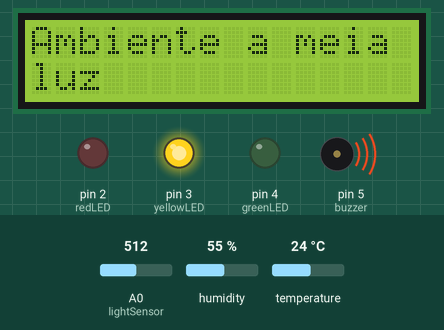
A sketch run on a simulated Arduino Uno, built with avr-gcc and run on an emulated ATmega328P. On the bench: 16×2 character LCD, output pins drawn as LEDs (lit = HIGH), buzzer (waves = sounding, pin HIGH). Inputs (shaded band) come from the test bench; at power-on: humidity 55 %, temperature 24 °C, A0 (lightSensor) = 512. What the sketch prints to the serial monitor is not drawn.

Above: at 1.2 s.
1.3 s: humidity set to 46 %
At 14.0 s:
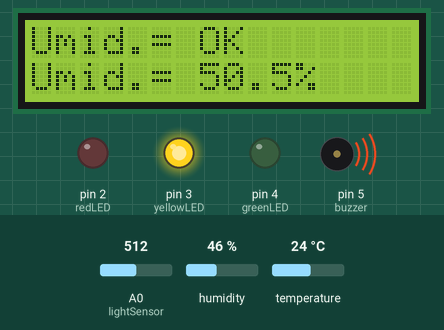
14.5 s: humidity set to 43 %
20.5 s: temperature set to 15.7 °C
At 27.0 s:
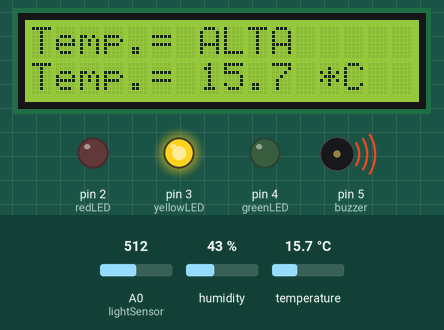
32.6 s: temperature set to 14.3 °C
At 45.2 s:
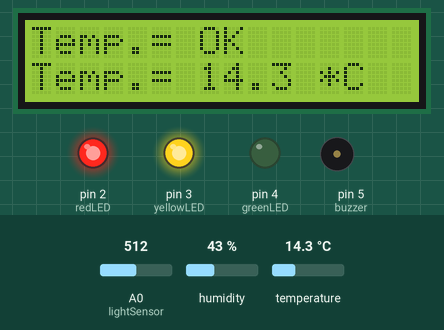
55.6 s: humidity set to 48 %
At 67.5 s:
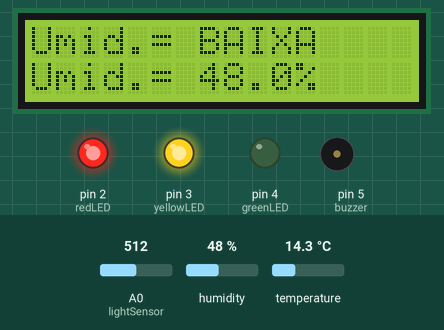
68.6 s: humidity set to 51 %
Timing chart, 0 to 75.6 s (numbered marks = the images above; inputs shaded):
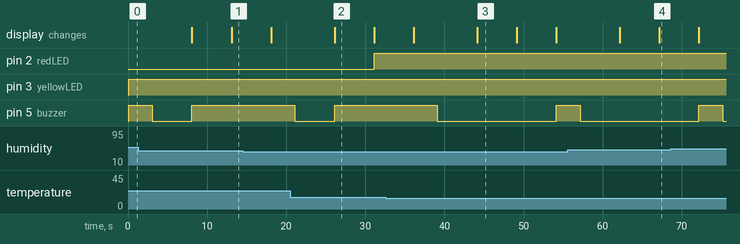

Measured:
- the behaviour switches between 15.1 and 15 °C on temperature (found by bisection; images 2 and 3)
- after the input at 32.6 s, the display: first differs from a run without the input after 11.5 s (image 3)
- what the display in image 2 shows lasts 5.0 s, from 26.1 s to 31.1 s

The sketch:

code.ino
```cpp
#include <DHT.h>
#include <LiquidCrystal.h>

//DHT11 pin to 6
#define DHTPIN 6
#define DHTTYPE DHT22 //!!!MUDAR PARA DHT11 NA AULA!!!!

// LCD pins ---->(RS, EN, D4, D5, D6, D7). //
LiquidCrystal lcd(12, 11, 10, 9, 8, 7);

DHT dht(DHTPIN, DHTTYPE);

int lightSensor = A0;
int greenLED = 4;
int yellowLED = 3;
int redLED = 2;
int buzzer = 5;

int minLightValue = 0;
int maxLightValue = 1023;

float temperature = 0;
float humidity = 0;

float tempSum = 0;
float humiditySum = 0;
int readingsCount = 0;

void setup() {
  Serial.begin(9600);
  lcd.begin(16, 2);
  pinMode(greenLED, OUTPUT);
  pinMode(yellowLED, OUTPUT);
  pinMode(redLED, OUTPUT);
  pinMode(buzzer, OUTPUT);
  dht.begin();
}

void loop() {
  static unsigned long previousDisplayTime = 0;
  const unsigned long displayInterval = 5000; // Display interval in milliseconds

  unsigned long currentMillis = millis();

  // Accumulate temperature and humidity readings
  tempSum += dht.readTemperature();
  humiditySum += dht.readHumidity();
  readingsCount++;

  if (currentMillis - previousDisplayTime >= displayInterval) {
    lcd.clear();

    // Calculate average temperature and humidity
    float averageTemp = tempSum / readingsCount;
    float averageHumidity = humiditySum / readingsCount;

    // Display temperature information
    if (averageTemp >= 10 && averageTemp <= 15) {
      lcd.clear();
      lcd.setCursor(0, 0);
      lcd.print("Temp.= OK ");
      lcd.setCursor(0, 1);
      lcd.print("Temp.= ");
      lcd.print(averageTemp, 1);
      lcd.print(" *C");
      delay(5000);
    } else if (averageTemp < 10) {
      lcd.clear();
      lcd.setCursor(0, 0);
      lcd.print("Temp.= BAIXA ");
      digitalWrite(yellowLED, HIGH);
      digitalWrite(buzzer, HIGH);
      lcd.setCursor(0, 1);
      lcd.print("Temp.= ");
      lcd.print(averageTemp, 1);
      lcd.print(" *C");
      delay(5000);
    } else {
      lcd.clear();
      lcd.setCursor(0, 0);
      lcd.print("Temp.= ALTA ");
      digitalWrite(yellowLED, HIGH);
      digitalWrite(buzzer, HIGH);
      lcd.setCursor(0, 1);
      lcd.print("Temp.= ");
      lcd.print(averageTemp, 1);
      lcd.print(" *C");
      delay(5000);
    }

    // Display humidity information
    if (averageHumidity >= 50 && averageHumidity <= 70) {
      lcd.clear();
      lcd.setCursor(0, 0);
      lcd.print("Umid.= OK ");
      lcd.setCursor(0, 1);
      lcd.print("Umid.= ");
      lcd.print(averageHumidity, 1);
      lcd.print("%");
      delay(5000);
    } else if (averageHumidity < 50) {
      lcd.clear();
      lcd.setCursor(0, 0);
      lcd.print("Umid.= BAIXA ");
      digitalWrite(redLED, HIGH);
      lcd.setCursor(0, 1);
      lcd.print("Umid.= ");
      lcd.print(averageHumidity, 1);
      lcd.print("%");
      delay(5000);
    } else {
      lcd.clear();
      lcd.setCursor(0, 0);
      lcd.print("Umid.= ALTA ");
      digitalWrite(redLED, HIGH);
      lcd.setCursor(0, 1);
      lcd.print("Umid.= ");
      lcd.print(averageHumidity, 1);
      lcd.print("%");
      delay(5000);
    }

    // Reset variables for next readings
    tempSum = 0;
    humiditySum = 0;
    readingsCount = 0;

    previousDisplayTime = currentMillis; // Reset the display timer
  }


  //Sensor de Luz e LEDS

  int lightValue = analogRead(lightSensor);
  Serial.print("Intensidade da Luz: ");
  Serial.println(lightValue);

  // Map the lightValue to a range of 0-100
  int mappedLightValue = map(lightValue, minLightValue, maxLightValue, 0, 100);

  if (mappedLightValue < 0 || mappedLightValue > 100) {
    // Error: O sensor de luz não está captando corretamente.
    digitalWrite(greenLED, LOW);
    digitalWrite(yellowLED, LOW);
    digitalWrite(redLED, HIGH);
  } else if (mappedLightValue > 30 || mappedLightValue < 65) {
    // Ambiente a meia luz / ativa LED AMARELO
    digitalWrite(greenLED, LOW);
    digitalWrite(yellowLED, HIGH);
    digitalWrite(buzzer, HIGH);
    lcd.clear();
    lcd.setCursor(0, 0);
    lcd.print("Ambiente a meia");
    lcd.setCursor(0, 1);
    lcd.print("luz");
    delay(3000);
    digitalWrite(buzzer, LOW);
  } else if (mappedLightValue > 65) {
    // Luz muito intensa // ativa LED VERMELHO
    digitalWrite(greenLED, LOW);
    digitalWrite(redLED, HIGH);
    digitalWrite(buzzer, HIGH);
    lcd.clear();
    lcd.setCursor(0, 0);
    lcd.print("Ambiente muito");
    lcd.setCursor(0, 1);
    lcd.print("CLARO");
    delay(3000);
  } else {
    // Penumbra // mantem LED VERDE
    digitalWrite(greenLED, HIGH);
    digitalWrite(yellowLED, LOW);
    digitalWrite(redLED, LOW);
    digitalWrite(buzzer, LOW);
  }
  delay(5000);

}

// Valores vao provavelmente mudar quando feito no hands On
// Valores da luz intensa e escura talvez se invertam
```
